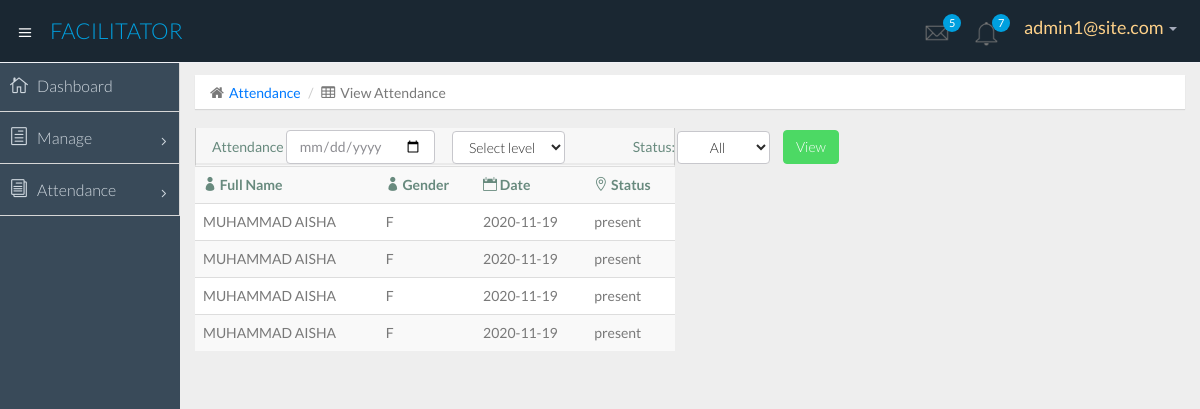
Screenshot of /facilitator/view_att.php (signed in) with the database file from the repository.
### tables this page shows
CREATE TABLE `attendance` (
  `student_id` int(50) NOT NULL,
  `fname` varchar(50) NOT NULL,
  `lname` varchar(50) NOT NULL,
  `gender` varchar(100) NOT NULL,
  `level` varchar(30) NOT NULL,
  `center_id` int(50) NOT NULL,
  `state_id` int(50) NOT NULL,
  `lga_id` int(50) NOT NULL,
  `ward_id` int(50) NOT NULL,
  `user_id` int(50) NOT NULL,
  `status` varchar(20) NOT NULL,
  `date` varchar(100) NOT NULL
);

### includes/functions.php (called while the page is built, shortened)
<?
$acctype = $_SESSION['acctype'];
?>

### facilitator/view_att.php (the view, shortened to what this page needs)
<?php
include ('include/header.php');
$dat = date('Y-m-d');
$user_center = $_SESSION['right'];
?>
<?php
 if($acctype=="user") {
  ?>
    <section id="main-content">
      <section class="wrapper">
        <div class="row">
          <div class="col-lg-12">
            <ol class="breadcrumb">
              <li><i class="fa fa-home"></i><a href="index.html">Attendance</a></li>
              <li><i class="fa fa-table"></i>View Attendance</li>
            </ol>
          </div>
        </div>
        <div class="row">
          <div class="col-lg-6">
            <section class="panel">
              <header class="panel-heading">
<table>
<form metaction="" method="post" hod="get">
                <tr>
                        <td>Attendance</td>
                        <td>
                          <input type="date" name="date"  class="form-control" />
                        </td>
                        <td>
                        <div class="col-lg-2">
                        <select name="level" class="btn btn-default dropdown-toggle">
                        <option value="">Select level</option>
                        </select>
                      </div>
                        </td>
                        <td style="padding-right: 50px;"></td>
                        <td>Status:</td>
                        <td>
                        <select name="status" class="btn btn-default dropdown-toggle">
                            <option value="">All</option>
                        </select>
                        </td>
                        <td style="padding-right: 10px;"></td>
                        <td><input class="btn btn-success" type="submit" name="viewBtn" value="View"/></td>
                </tr>
  </form>
</table>
              </header>
              <table class="table table-striped table-advance table-hover" >
                <tbody>
                  <tr>
                    <th><i class="icon_profile"></i> Full Name</th>
                    <th><i class="icon_profile"></i> Gender</th>
                    <th><i class="icon_calendar"></i> Date</th>
                    <th><i class="icon_pin_alt"></i> Status</th>
                  </tr>
  <?
$query_att = "SELECT * FROM attendance WHERE center_id ='$user_center' " ;
if(isset($_POST['viewBtn'])){
  $statd = $_POST['status'];
  $datea = $_POST['date'];
  $level = $_POST['level'];
  if(!empty($statd)){
  $query_att.= " AND status = '$statd'";
  }
  if(!empty($level)){
    $query_att.= " AND level = '$level'";
    }
  if(!empty($datea)){
    $query_att.= " AND date BETWEEN '$today 00:00:00' AND '$today 23:59:59';";
    }
  }else{
      $query_att.= " AND date BETWEEN '$dat 00:00:00' AND '$dat 23:59:59';";
  }
$res5 = mysql_query($query_att) ;
while($stinfo = mysql_fetch_array($res5)){
  $name_att = $stinfo["lname"].' '.$stinfo["fname"];
  $gender_att = $stinfo["gender"];
  $status = $stinfo['status'];
  ?>
                    <tr>
                    <td><?php echo $name_att; ?></td>
                    <td><?php echo $gender_att; ?></td>
                    <td><?php echo $dat; ?></td>
                    <td><?php echo $status; ?></td>
                  </tr>
<?php
}
?>
                </tbody>
              </table>
            </section>
          </div>
        </div>
      </section>
    </section>
  </section>
</body>
<?php
 } else{
  @header ("Refresh: 2; URL=".'../index.php');
  echo "You are being redirected to your original page request<br>";
  echo '(If your browser doesn’t support this, <a href="../index.php">click here</a>)';
 }
?>

### rows the page displays
attendance: name_att "MUHAMMAD AISHA", gender "F", status "present"
attendance: name_att "MUHAMMAD AISHA", gender "F", status "present"
attendance: name_att "MUHAMMAD AISHA", gender "F", status "present"
attendance: name_att "MUHAMMAD AISHA", gender "F", status "present"

### other values shown
$logged "admin1@site.com"
